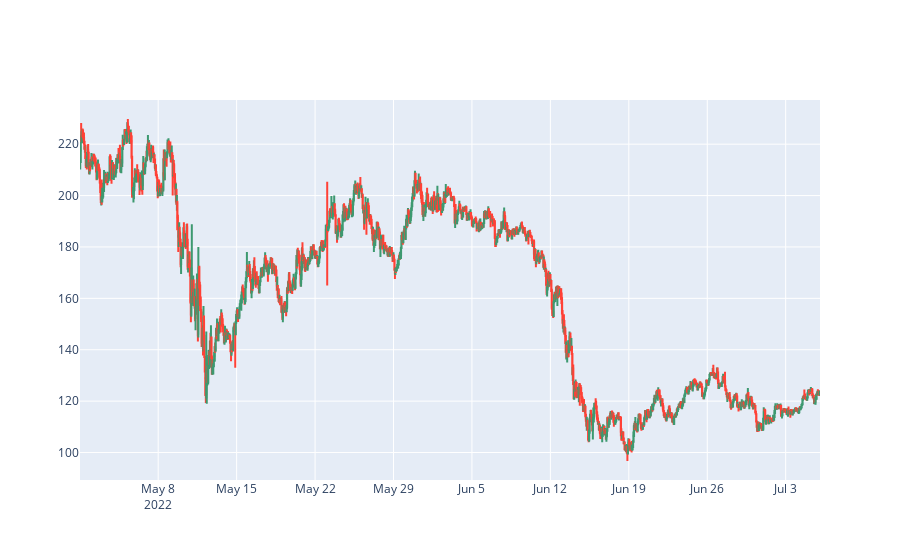

The notebook cell saved with this chart:
### Code cell
for coin in coins:
    print(f'Plot coin {coin}...')
    fig = go.Figure(data=[go.Candlestick(x=all_coins_df['OpenTime'],
                open=all_coins_df[f'{coin}-USD_Open'],
                high=all_coins_df[f'{coin}-USD_High'],
                low=all_coins_df[f'{coin}-USD_Low'],
                close=all_coins_df[f'{coin}-USD_Close'])])

    fig.update_layout(xaxis_rangeslider_visible=False)
    fig.show()

### Figure 1 — Plotly figure (JSON) as saved in the notebook; plotly's stock layout.template omitted (floating-point values rounded to 4 significant figures; data arrays with more than 128 entries replaced by an {"elided": "..."} marker saying what was removed)
{"data": [{"close": {"elided": "1585 float values"}, "high": {"elided": "1585 float values"}, "low": {"elided": "1585 float values"}, "open": {"elided": "1585 float values"}, "type": "candlestick", "x": {"elided": "1585 str values"}}], "layout": {"xaxis": {"rangeslider": {"visible": false}}}}
